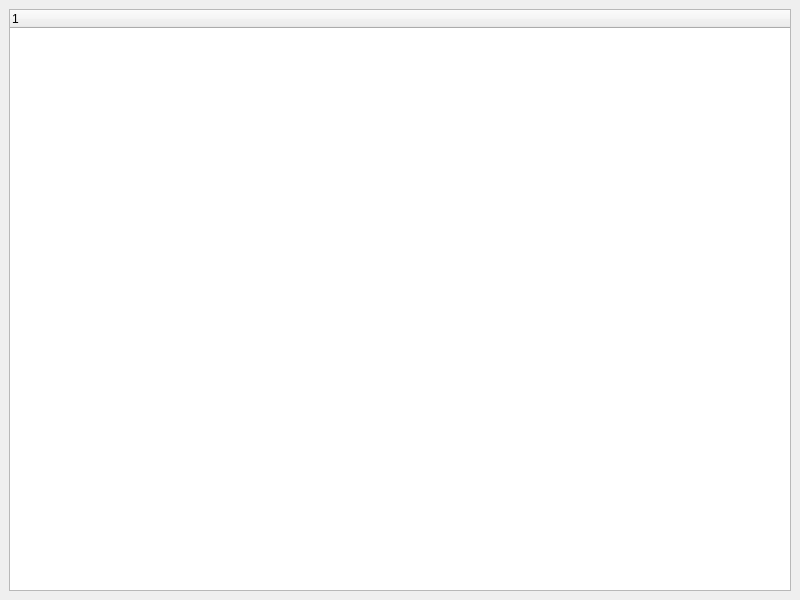
<?xml version="1.0" encoding="UTF-8"?>
<ui version="4.0">
 <class>MainWindow</class>
 <widget class="QMainWindow" name="MainWindow">
  <property name="geometry">
   <rect>
    <x>0</x>
    <y>0</y>
    <width>800</width>
    <height>600</height>
   </rect>
  </property>
  <property name="windowTitle">
   <string>MainWindow</string>
  </property>
  <widget class="QWidget" name="centralwidget">
   <layout class="QHBoxLayout" name="horizontalLayout">
    <item>
     <widget class="QTreeWidget" name="treeWidget">
      <column>
       <property name="text">
        <string notr="true">1</string>
       </property>
      </column>
     </widget>
    </item>
   </layout>
  </widget>
 </widget>
 <resources/>
 <connections/>
</ui>
